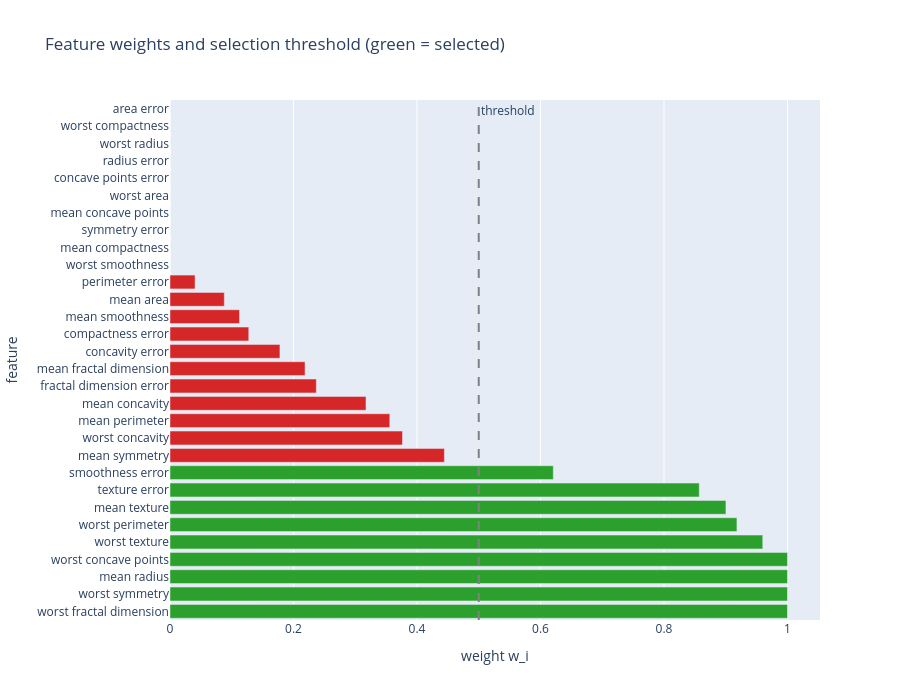

Write notebook code for a chart like this one.
### Code cell
feature_names = load_breast_cancer().feature_names
order = np.argsort(result.best_solution)[::-1]

fig = go.Figure(go.Bar(
    x=result.best_solution[order],
    y=feature_names[order],
    orientation='h',
    marker_color=['#2ca02c' if m else '#d62728' for m in mask[order]],
))
fig.add_vline(x=0.5, line_dash='dash', line_color='gray', annotation_text='threshold')
fig.update_layout(
    title='Feature weights and selection threshold (green = selected)',
    xaxis_title='weight w_i',
    yaxis_title='feature',
    height=700,
)
fig.show()

### Figure 1 — Plotly figure (JSON) as saved in the notebook; plotly's stock layout.template omitted (floating-point values rounded to 4 significant figures)
{"data": [{"marker": {"color": ["#2ca02c", "#2ca02c", "#2ca02c", "#2ca02c", "#2ca02c", "#2ca02c", "#2ca02c", "#2ca02c", "#2ca02c", "#d62728", "#d62728", "#d62728", "#d62728", "#d62728", "#d62728", "#d62728", "#d62728", "#d62728", "#d62728", "#d62728", "#d62728", "#d62728", "#d62728", "#d62728", "#d62728", "#d62728", "#d62728", "#d62728", "#d62728", "#d62728"]}, "orientation": "h", "type": "bar", "x": [1.0, 1.0, 1.0, 1.0, 0.9599, 0.9181, 0.9003, 0.8571, 0.6207, 0.4444, 0.3765, 0.3559, 0.3174, 0.237, 0.2187, 0.178, 0.1276, 0.1126, 0.08795, 0.04058, 0.0, 0.0, 0.0, 0.0, 0.0, 0.0, 0.0, 0.0, 0.0, 0.0], "y": ["worst fractal dimension", "worst symmetry", "mean radius", "worst concave points", "worst texture", "worst perimeter", "mean texture", "texture error", "smoothness error", "mean symmetry", "worst concavity", "mean perimeter", "mean concavity", "fractal dimension error", "mean fractal dimension", "concavity error", "compactness error", "mean smoothness", "mean area", "perimeter error", "worst smoothness", "mean compactness", "symmetry error", "mean concave points", "worst area", "concave points error", "radius error", "worst radius", "worst compactness", "area error"]}], "layout": {"annotations": [{"showarrow": false, "text": "threshold", "x": 0.5, "xanchor": "left", "xref": "x", "y": 1, "yanchor": "top", "yref": "y domain"}], "height": 700, "shapes": [{"line": {"color": "gray", "dash": "dash"}, "type": "line", "x0": 0.5, "x1": 0.5, "xref": "x", "y0": 0, "y1": 1, "yref": "y domain"}], "title": {"text": "Feature weights and selection threshold (green = selected)"}, "xaxis": {"title": {"text": "weight w_i"}}, "yaxis": {"title": {"text": "feature"}}}}
